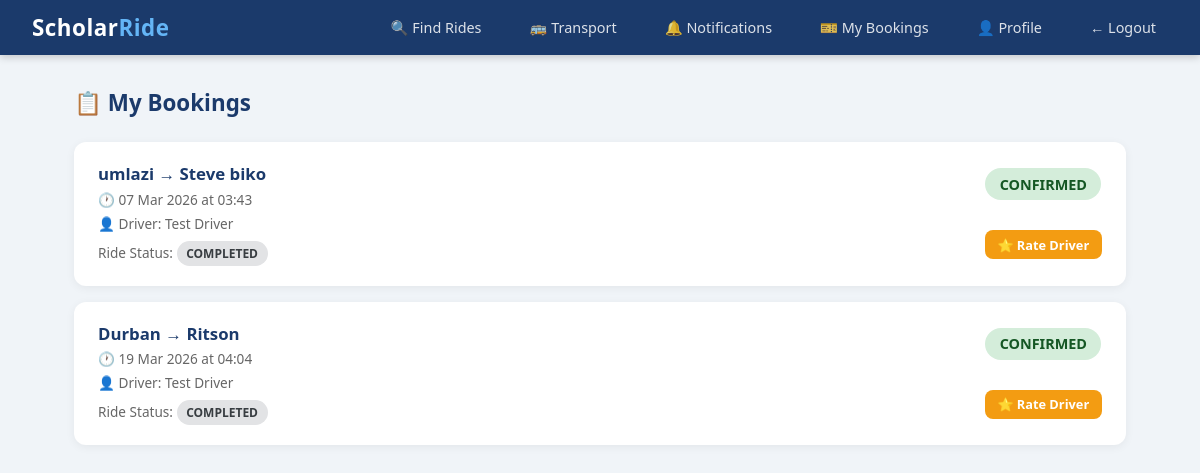
The app's page /bookings/my (signed in), older data.
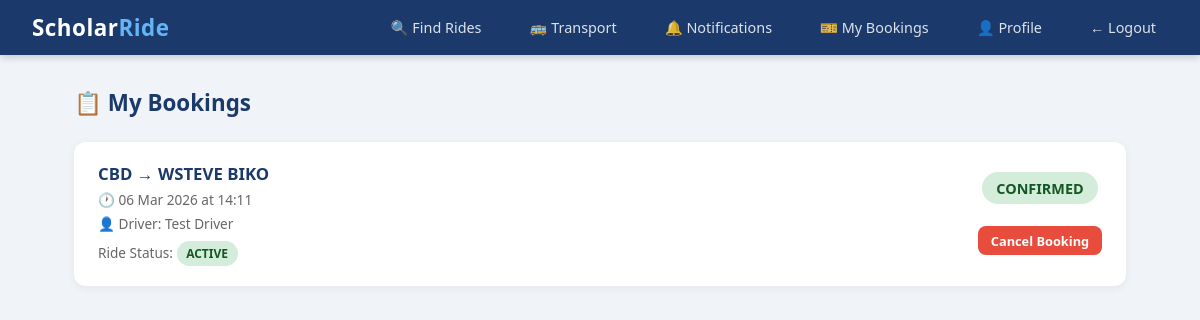
The same page, newer data.
### scholar_ride/models.py (models this page shows)
class Booking(db.Model):
    id = db.Column(db.Integer, primary_key=True)
    ride_id = db.Column(db.Integer, db.ForeignKey('ride.id'), nullable=False)
    student_id = db.Column(db.Integer, db.ForeignKey('user.id'), nullable=False)
    booking_date = db.Column(db.DateTime, default=datetime.utcnow)
    status = db.Column(db.String(20), default='pending')

class Ride(db.Model):
    id = db.Column(db.Integer, primary_key=True)
    driver_id = db.Column(db.Integer, db.ForeignKey('user.id'), nullable=False)
    origin = db.Column(db.String(200), nullable=False)
    destination = db.Column(db.String(200), nullable=False)
    departure_time = db.Column(db.DateTime, nullable=False)
    available_seats = db.Column(db.Integer, nullable=False)
    total_seats = db.Column(db.Integer, nullable=False)
    status = db.Column(db.String(20), default='active')
    created_at = db.Column(db.DateTime, default=datetime.utcnow)
    bookings = db.relationship('Booking', backref='ride', lazy=True)

class User(db.Model, UserMixin):
    id = db.Column(db.Integer, primary_key=True)
    student_number = db.Column(db.String(20), unique=True, nullable=True)
    staff_number = db.Column(db.String(20), unique=True, nullable=True)
    full_name = db.Column(db.String(100), nullable=False)
    email = db.Column(db.String(120), unique=True, nullable=False)
    phone = db.Column(db.String(20), nullable=False)
    password_hash = db.Column(db.String(128), nullable=False)
    role = db.Column(db.String(20), default='student')
    department = db.Column(db.String(100), nullable=True)
    verified = db.Column(db.Boolean, default=False)
    otp = db.Column(db.String(6), nullable=True)
    created_at = db.Column(db.DateTime, default=datetime.utcnow)
    rides = db.relationship('Ride', backref='driver', lazy=True)
    bookings = db.relationship('Booking', backref='student', lazy=True)

### scholar_ride/routes/bookings.py (the view)
@bookings.route('/bookings/my')
@login_required
def my_bookings():
    all_bookings = Booking.query.filter_by(
        student_id=current_user.id
    ).order_by(Booking.booking_date.desc()).all()
    return render_template('bookings/my_bookings.html', bookings=all_bookings)

### scholar_ride/models.py (called while the page is built)
@login_manager.user_loader
def load_user(user_id):
    return User.query.get(int(user_id))

### scholar_ride/templates/bookings/my_bookings.html
{% extends "base.html" %}
{% block content %}
<div class="page-header">
    <h4>📋 My Bookings</h4>
</div>
{% if bookings %}
    {% for booking in bookings %}
    <div class="ride-card">
        <div>
            <div class="ride-route">
                {{ booking.ride.origin }} → {{ booking.ride.destination }}
            </div>
            <div class="ride-meta">
                🕐 {{ booking.ride.departure_time.strftime('%d %b %Y at %H:%M') }}
            </div>
            <div class="ride-meta">
                👤 Driver: {{ booking.ride.driver.full_name }}
            </div>
            <div class="ride-meta mt-1">
                Ride Status:
                <span class="badge
                    {% if booking.ride.status == 'active' %}badge-success
                    {% elif booking.ride.status == 'cancelled' %}badge-danger
                    {% elif booking.ride.status == 'delayed' %}badge-warning
                    {% elif booking.ride.status == 'completed' %}badge-secondary
                    {% else %}badge-info{% endif %}">
                    {{ booking.ride.status | upper }}
                </span>
            </div>
        </div>
       <div class="text-center">
    <span class="badge
        {% if booking.status == 'confirmed' %}badge-success
        {% elif booking.status == 'pending' %}badge-warning
        {% elif booking.status == 'cancelled' %}badge-danger
        {% else %}badge-secondary{% endif %}
        " style="font-size:0.9rem; padding:0.4rem 0.9rem;">
        {{ booking.status | upper }}
    </span>
    <br><br>
    {% if booking.status in ['pending', 'confirmed'] and booking.ride.status in ['active', 'delayed'] %}
    <a href="/bookings/{{ booking.id }}/cancel"
       class="btn btn-danger btn-sm"
       onclick="return confirm('Cancel this booking?')">
        Cancel Booking
    </a>
    {% endif %}
    {% if booking.ride.status == 'completed' %}
    <a href="/rides/{{ booking.ride_id }}/review" class="btn btn-warning btn-sm mt-1">
        ⭐ Rate Driver
    </a>
    {% endif %}
</div>
    </div>
    {% endfor %}
{% else %}
    <div class="empty-state">
        <div class="empty-icon">🎫</div>
        <p>You have no bookings yet.</p>
        <a href="/rides" class="btn btn-primary">Find a Ride</a>
    </div>
{% endif %}
{% endblock %}

Row changes from the older to the newer data that the page shows:
removed Booking: ride.origin "umlazi", ride.destination "Steve biko", ride.departure_time "07 Mar 2026 at 03:43", ride.driver.full_name "Test Driver", ride.status "COMPLETED", status "CONFIRMED"
removed Booking: ride.origin "Durban", ride.destination "Ritson", ride.departure_time "19 Mar 2026 at 04:04", ride.driver.full_name "Test Driver", ride.status "COMPLETED", status "CONFIRMED"
now on this page (row edited): Booking: ride.origin "CBD", ride.destination "WSTEVE BIKO", ride.departure_time "06 Mar 2026 at 14:11", ride.driver.full_name "Test Driver", ride.status "ACTIVE", status "CONFIRMED"
